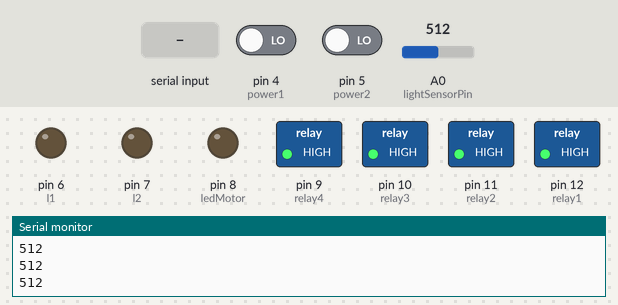
This sketch was run on a simulated Arduino Uno, built with avr-gcc and run on an emulated ATmega328P. On the bench: switched loads named in the sketch (green lamp = pin HIGH), output pins drawn as LEDs (lit = HIGH), the last lines printed to the serial monitor. The inputs (shaded band) are chosen by the test bench; at power-on: A0 (lightSensorPin) = 512, pin 4 (power1) LOW, pin 5 (power2) LOW. The local clock reads 2024-03-15 10:24:30 at power-on unless the sketch sets it.

Above: at 1.2 s.
1.3 s: A0 (lightSensorPin) set to 836
2.8 s: A0 (lightSensorPin) set to 862
At 3.8 s:
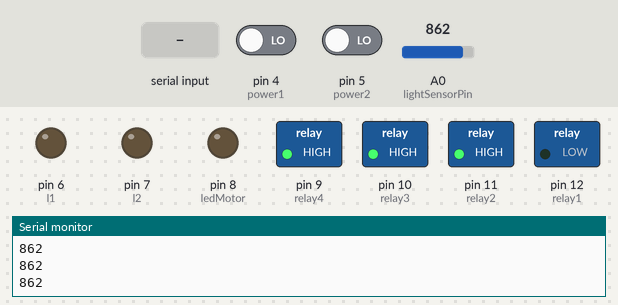
4.3 s: pin 4 (power1) driven HIGH
At 5.0 s:
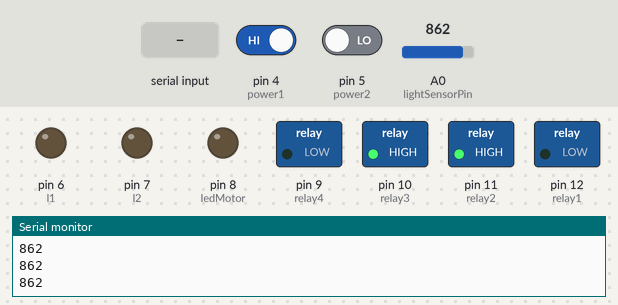
5.8 s: "o" received over the second serial link
At 7.8 s:
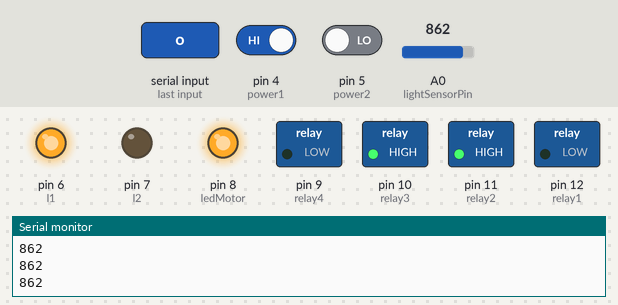
8.3 s: A0 (lightSensorPin) set to 840
At 11.2 s:
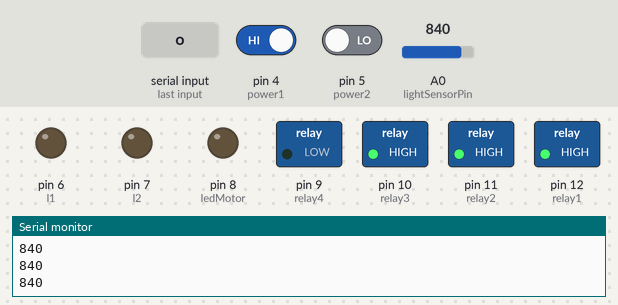
11.3 s: "a" received over the second serial link
At 13.6 s:
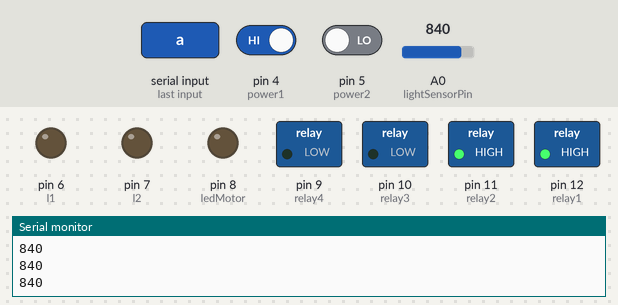
Timing chart, 0 to 14.8 s (numbered marks = the images above; inputs shaded):
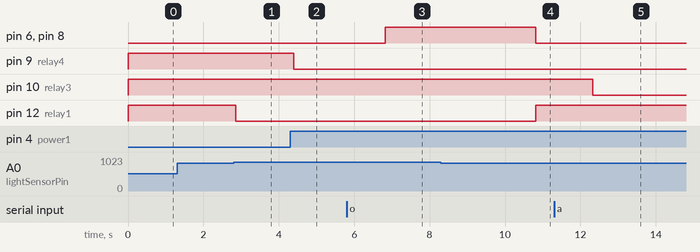

Measured:
- the behaviour switches between 850 and 851 on A0 (lightSensorPin) (found by bisection; images 0 and 1)
- after the input at 2.8 s, pin 12 (relay1): HIGH → LOW after 0.06 s
- after the input at 4.3 s, pin 9 (relay4): HIGH → LOW after 0.09 s
- after the input at 5.8 s, pin 6 (l1), pin 8 (ledMotor): LOW → HIGH after 1.0 s
- after the input at 8.3 s, pin 12 (relay1): LOW → HIGH after 2.5 s
- after the input at 11.3 s, pin 10 (relay3): HIGH → LOW after 1.0 s

The sketch:

arduinoCode.ino
```cpp
int relay1 = 12;
int relay2 = 11;
int relay3 = 10;
int relay4 = 9;
int ledMotor = 8;
int l1 = 6, l2 = 7;
int power1 = 4;
int power2 = 5;
#include<DS3231.h>
#include<SoftwareSerial.h>
DS3231 rtc(SDA, SCL);
int lightSensorPin = A0;
int analogValue;
String data;
String myTime;
SoftwareSerial recv(3, 2);

void setup()
{

  // Setup Serial connection
  Serial.begin(9600);
  recv.begin(9600);
  pinMode(l1, OUTPUT);
  pinMode(l2, OUTPUT);
  pinMode(ledMotor, OUTPUT);
  pinMode(relay1, OUTPUT);
  pinMode(relay2, OUTPUT);
  pinMode(relay3, OUTPUT);
  pinMode(relay4, OUTPUT);
  pinMode(power1, INPUT);
  pinMode(power2, INPUT);
  digitalWrite(relay1, HIGH);
  digitalWrite(relay2, HIGH);
  digitalWrite(relay3, HIGH);
  digitalWrite(relay4, HIGH);

  // Initialize the rtc object
  rtc.begin();

  //The following lines can be uncommented to set the date and time
  //rtc.setDOW(SATURDAY);     // Set Day-of-Week to SUNDAY
  //rtc.setTime(3, 58, 0);     // Set the time to 12:00:00 (24hr format)
  //rtc.setDate(26, 9, 2019);   // Set the date to January 1st, 2014
}
int flag = -1;
void loop()
{
  if(digitalRead(power1) == HIGH)
  {
    if(digitalRead(power2) == HIGH)
    {
          digitalWrite(relay1, HIGH);
          digitalWrite(relay2, HIGH);
          digitalWrite(relay3, HIGH);
          digitalWrite(relay4, HIGH);
          while(true)
          {
            if(digitalRead(power1) == LOW)
            {
              if(digitalRead(power2) == LOW)
              {
                 Serial.println("in");
                 break;
              }

            }
          }
    }

  }
  if(digitalRead(power1) == HIGH)
  {
    if(digitalRead(power2) == LOW)
    {
      digitalWrite(relay4, LOW);
    }
  }
   if(digitalRead(power1) == LOW)
  {
    if(digitalRead(power2) == HIGH)
    {
      digitalWrite(relay4, HIGH);
    }
  }

  // Light sensor section.
  analogValue = analogRead(lightSensorPin);
  if(analogValue > 850)
  {
    digitalWrite(relay1, LOW);
    delay(100);
  }
  else
  {
    digitalWrite(relay1, HIGH);
    delay(100);
  }
  Serial.println(analogValue);

  // Bluetooth section
  if(recv.available())
  {
    data = recv.readString();
    if(data.equals("o"))
    {
      motorRun();
    }
    else if(data.equals("a"))
    {
      digitalWrite(relay3, LOW);
    }
    else if(data.equals("d"))
    {
      digitalWrite(relay3, HIGH);
    }
    else
    {
      data.remove(5, 7);
      data.remove(0, 3);
      Serial.println(data);
    flag = 1;
    }

  }


  // Time module section
  myTime = rtc.getTimeStr();
  myTime.remove(5, 7);
  myTime.remove(0, 3);
  //Serial.println(myTime);
  // Precision to minute level.
  if(myTime.equals(data))
  {
    if(flag == 1)

    {
      Serial.println("Turn ON");
      if(digitalRead(relay2) == HIGH)
      {
        digitalWrite(relay2, LOW);
      }
      else
      {
        digitalWrite(relay2, HIGH);
      }
      flag = -1;
    }
  }
}


void motorRun()
{
  digitalWrite(ledMotor, HIGH);
  digitalWrite(l1, HIGH);
  digitalWrite(l2, LOW);
  delay(4000);
  digitalWrite(l1, LOW);
  digitalWrite(l2, LOW);
  digitalWrite(ledMotor, LOW);
}
```
